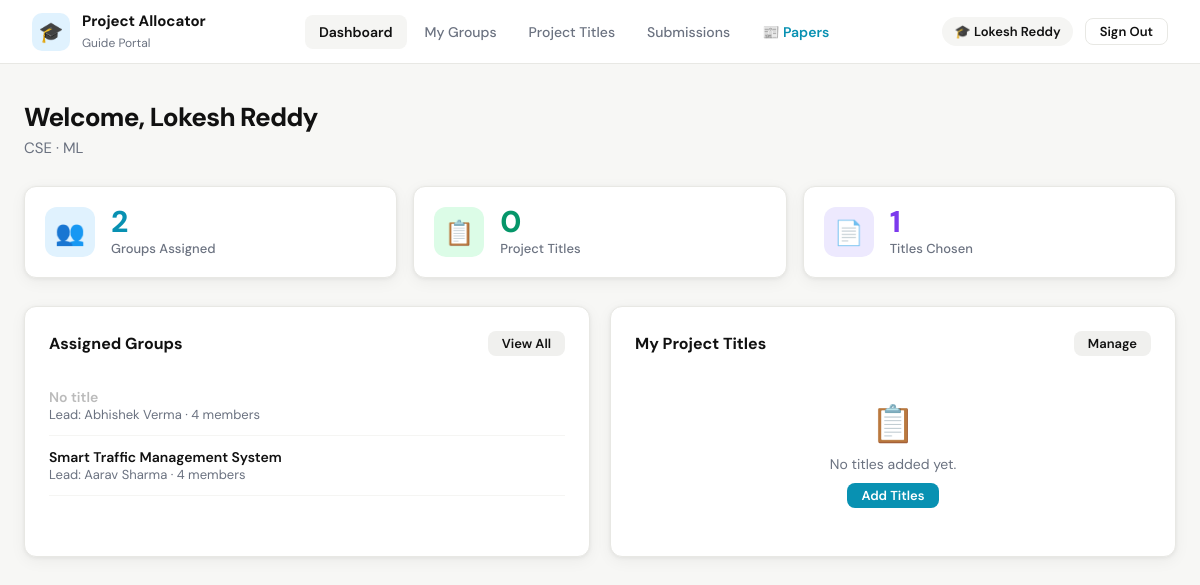
The app's page /guide/dashboard (signed in) with its own data.
### tables this page shows
CREATE TABLE guide (
            id INTEGER PRIMARY KEY AUTOINCREMENT,
            name TEXT NOT NULL,
            email TEXT UNIQUE NOT NULL,
            password TEXT NOT NULL,
            department TEXT,
            expertise TEXT,
            created_at TEXT DEFAULT CURRENT_TIMESTAMP
        );

CREATE TABLE project_group (
            id INTEGER PRIMARY KEY AUTOINCREMENT,
            team_lead_id INTEGER,
            project_title TEXT,
            guide_id INTEGER,
            created_at TEXT DEFAULT CURRENT_TIMESTAMP, title_finalized INTEGER DEFAULT 0,
            FOREIGN KEY(team_lead_id) REFERENCES student(id),
            FOREIGN KEY(guide_id) REFERENCES guide(id)
        );

CREATE TABLE student (
            id INTEGER PRIMARY KEY AUTOINCREMENT,
            name TEXT NOT NULL,
            prn TEXT UNIQUE NOT NULL,
            division TEXT,
            department TEXT,
            email TEXT UNIQUE,
            password TEXT,
            created_at TEXT DEFAULT CURRENT_TIMESTAMP
        );

### app.py (the view)
@app.route('/guide/dashboard')
@login_required('guide')
def guide_dashboard():
    conn = get_db()
    guide_id = session['user_id']
    groups = conn.execute("""
        SELECT pg.id, pg.project_title, pg.title_finalized,
               s.name as lead_name, s.prn as lead_roll,
               (SELECT COUNT(*) FROM group_member WHERE group_id=pg.id) as member_count
        FROM project_group pg
        LEFT JOIN student s ON pg.team_lead_id = s.id
        WHERE pg.guide_id=?
        ORDER BY pg.created_at DESC
    """, (guide_id,)).fetchall()
    titles = conn.execute("SELECT * FROM project_title WHERE guide_id=? ORDER BY created_at DESC", (guide_id,)).fetchall()
    guide = conn.execute("SELECT * FROM guide WHERE id=?", (guide_id,)).fetchone()
    conn.close()
    return render_template('guide/dashboard.html', groups=groups, titles=titles, guide=guide)

### app.py (called while the page is built)
def get_db():
    conn = sqlite3.connect(DB)
    conn.row_factory = sqlite3.Row
    return conn

def login_required(role):
    def decorator(f):
        @wraps(f)
        def decorated(*args, **kwargs):
            if session.get('role') != role:
                flash('Please login to continue.', 'warning')
                return redirect(url_for('login'))
            return f(*args, **kwargs)
        return decorated
    return decorator

### templates/guide/dashboard.html (shortened to what this page needs)
{% extends "base.html" %}
{% block content %}
<div class="page fade-in">
  <div class="page-header">
    <h1>Welcome, {{ guide.name }}</h1>
    <p>{{ guide.department or 'Faculty' }}{% if guide.expertise %} · {{ guide.expertise }}{% endif %}</p>
  </div>
  <div class="stats-grid" style="grid-template-columns:repeat(3,1fr);">
    <div class="stat-card">
      <div class="stat-icon" style="background:#e0f2fe">👥</div>
      <div><div class="stat-val" style="color:#0891b2">{{ groups|length }}</div><div class="stat-label">Groups Assigned</div></div>
    </div>
    <div class="stat-card">
      <div class="stat-icon" style="background:#dcfce7">📋</div>
      <div><div class="stat-val" style="color:#059669">{{ titles|length }}</div><div class="stat-label">Project Titles</div></div>
    </div>
    <div class="stat-card">
      <div class="stat-icon" style="background:#ede9fe">📄</div>
      <div><div class="stat-val" style="color:#7c3aed">{{ groups|selectattr('project_title')|list|length }}</div><div class="stat-label">Titles Chosen</div></div>
    </div>
  </div>
  <div class="grid-2">
    <div class="card">
      <div class="card-header">
        <div class="card-title">Assigned Groups</div>
        <a href="{{ url_for('guide_groups') }}" class="btn btn-secondary btn-sm">View All</a>
      </div>
      {% if groups %}
        {% for g in groups[:4] %}
        <div style="padding:12px 0;border-bottom:1px solid #f5f5f3;">
          <div style="font-weight:600;font-size:14px;">{{ g.project_title or '<span style="color:#bbb;">No title</span>'|safe }}</div>
          <div class="text-muted">Lead: {{ g.lead_name or '—' }} · {{ g.member_count }} members</div>
        </div>
        {% endfor %}
      {% else %}
        <div class="empty" style="padding:24px 0;">
          <div style="font-size:36px;margin-bottom:8px;">👥</div>
          <p>No groups assigned yet.</p>
        </div>
      {% endif %}
    </div>
    <div class="card">
      <div class="card-header">
        <div class="card-title">My Project Titles</div>
        <a href="{{ url_for('guide_titles') }}" class="btn btn-secondary btn-sm">Manage</a>
      </div>
      {% if titles %}
        {% for t in titles[:5] %}
        <div style="display:flex;align-items:center;gap:10px;padding:10px 0;border-bottom:1px solid #f5f5f3;">
          <div style="width:8px;height:8px;border-radius:50%;background:#0891b2;flex-shrink:0;"></div>
          <div style="font-size:14px;font-weight:500;">{{ t.title }}</div>
        </div>
        {% endfor %}
        {% if titles|length > 5 %}
          <div class="text-muted" style="margin-top:10px;font-size:13px;">+{{ titles|length - 5 }} more titles</div>
        {% endif %}
      {% else %}
        <div class="empty" style="padding:24px 0;">
          <div style="font-size:36px;margin-bottom:8px;">📋</div>
          <p>No titles added yet.</p>
          <a href="{{ url_for('guide_titles') }}" class="btn btn-sm btn-guide" style="margin-top:10px;">Add Titles</a>
        </div>
      {% endif %}
    </div>
  </div>
</div>
{% endblock %}

### templates/base.html (shortened to what this page needs)
<!DOCTYPE html>
<html lang="en">
<head>
</head>
<body>
{% if session.role %}
<header class="topbar">
  <a class="topbar-brand" href="{% if session.role == 'coordinator' %}{{ url_for('coord_dashboard') }}{% elif session.role == 'guide' %}{{ url_for('guide_dashboard') }}{% else %}{{ url_for('student_dashboard') }}{% endif %}">
    <div class="topbar-icon" style="background:{% if session.role == 'coordinator' %}#ede9fe{% elif session.role == 'guide' %}#e0f2fe{% else %}#dcfce7{% endif %}">
      {% if session.role == 'coordinator' %}📋{% elif session.role == 'guide' %}🎓{% else %}🎒{% endif %}
    </div>
    <div class="topbar-brand-text">
      <strong>Project Allocator</strong>
      <span>{{ session.role|capitalize }} Portal</span>
    </div>
  </a>
  <nav class="topbar-nav">
    {% if session.role == 'coordinator' %}
      <a href="{{ url_for('coord_dashboard') }}" class="{% if request.endpoint == 'coord_dashboard' %}active{% endif %}">Dashboard</a>
      <a href="{{ url_for('coord_students') }}" class="{% if request.endpoint == 'coord_students' %}active{% endif %}">Students</a>
      <a href="{{ url_for('coord_guides') }}" class="{% if request.endpoint == 'coord_guides' %}active{% endif %}">Guides</a>
      <a href="{{ url_for('coord_groups') }}" class="{% if request.endpoint == 'coord_groups' %}active{% endif %}">Groups</a>
      <a href="{{ url_for('coord_allocations') }}" class="{% if request.endpoint == 'coord_allocations' %}active{% endif %}">Allocations</a>
      <a href="{{ url_for('coord_marks') }}" class="{% if request.endpoint == 'coord_marks' %}active{% endif %}">Marks</a>
      <a href="{{ url_for('coord_papers') }}" class="{% if request.endpoint == 'coord_papers' %}active{% endif %}" style="{% if request.endpoint == 'coord_papers' %}{% else %}color:#7c3aed;font-weight:600;{% endif %}">📰 Papers</a>
    {% elif session.role == 'guide' %}
      <a href="{{ url_for('guide_dashboard') }}" class="{% if request.endpoint == 'guide_dashboard' %}active{% endif %}">Dashboard</a>
      <a href="{{ url_for('guide_groups') }}" class="{% if request.endpoint == 'guide_groups' %}active{% endif %}">My Groups</a>
      <a href="{{ url_for('guide_titles') }}" class="{% if request.endpoint == 'guide_titles' %}active{% endif %}">Project Titles</a>
      <a href="{{ url_for('guide_submissions') }}" class="{% if request.endpoint == 'guide_submissions' %}active{% endif %}">Submissions</a>
      <a href="{{ url_for('guide_papers') }}" class="{% if request.endpoint == 'guide_papers' %}active{% endif %}" style="{% if request.endpoint == 'guide_papers' %}{% else %}color:#0891b2;font-weight:600;{% endif %}">📰 Papers</a>
    {% elif session.role == 'student' %}
      <a href="{{ url_for('student_dashboard') }}" class="{% if request.endpoint == 'student_dashboard' %}active{% endif %}">My Group</a>
    {% endif %}
  </nav>
  <div class="topbar-right">
    <div class="user-pill">
      {% if session.role == 'coordinator' %}📋{% elif session.role == 'guide' %}🎓{% else %}🎒{% endif %}
      {{ session.user_name }}
    </div>
    <a href="{{ url_for('logout') }}" class="btn btn-outline btn-sm">Sign Out</a>
  </div>
</header>
{% endif %}
<main>
  {% block content %}{% endblock %}
</main>
</body>
</html>

### templates/base.html (style rules this page uses)
*, *::before, *::after { box-sizing: border-box; margin: 0; padding: 0; }
html { scroll-behavior: smooth; }
body { font-family: 'DM Sans', sans-serif; background: #f7f7f5; color: #111; min-height: 100vh; }
:root { --coord: #7c3aed; --guide: #0891b2; --student: #059669; --danger: #dc2626; --warning: #d97706; --border: #e8e8e4; --surface: #ffffff; --muted: #6b7280; --radius: 12px; --shadow: 0 1px 4px rgba(0,0,0,0.06), 0 4px 16px rgba(0,0,0,0.05); --shadow-lg: 0 8px 32px rgba(0,0,0,0.10); }
.topbar { background: #fff; border-bottom: 1px solid var(--border); height: 64px; display: flex; align-items: center; justify-content: space-between; padding: 0 32px; position: sticky; top: 0; z-index: 100; }
.topbar-brand { display: flex; align-items: center; gap: 12px; text-decoration: none; color: inherit; }
.topbar-icon { width: 38px; height: 38px; border-radius: 10px; display: flex; align-items: center; justify-content: center; font-size: 20px; flex-shrink: 0; }
.topbar-brand-text strong { font-size: 15px; font-weight: 700; display: block; }
.topbar-brand-text span { font-size: 12px; color: var(--muted); }
.topbar-nav { display: flex; align-items: center; gap: 4px; }
.topbar-nav a { padding: 8px 14px; border-radius: 8px; text-decoration: none; font-size: 14px; font-weight: 500; color: var(--muted); transition: all 0.18s; }
.topbar-nav a.active { background: #f5f5f3; color: #111; font-weight: 600; }
.topbar-right { display: flex; align-items: center; gap: 12px; }
.user-pill { display: flex; align-items: center; gap: 8px; padding: 6px 12px; background: #f5f5f3; border-radius: 20px; font-size: 13px; font-weight: 600; }
.page { max-width: 1200px; margin: 0 auto; padding: 36px 24px; }
.page-header { margin-bottom: 28px; }
.page-header h1 { font-size: 26px; font-weight: 800; letter-spacing: -0.03em; }
.page-header p { color: var(--muted); margin-top: 4px; font-size: 15px; }
.card { background: var(--surface); border: 1px solid var(--border); border-radius: var(--radius); padding: 24px; box-shadow: var(--shadow); }
.card-header { display: flex; justify-content: space-between; align-items: center; margin-bottom: 20px; }
.card-title { font-size: 16px; font-weight: 700; }
.stats-grid { display: grid; grid-template-columns: repeat(4,1fr); gap: 16px; margin-bottom: 28px; }
.stat-card { background: var(--surface); border: 1px solid var(--border); border-radius: var(--radius); padding: 20px; display: flex; align-items: center; gap: 16px; box-shadow: var(--shadow); }
.stat-icon { width: 50px; height: 50px; border-radius: 12px; display: flex; align-items: center; justify-content: center; font-size: 24px; flex-shrink: 0; }
.stat-val { font-size: 30px; font-weight: 800; letter-spacing: -0.04em; line-height: 1; }
.stat-label { font-size: 13px; color: var(--muted); margin-top: 3px; font-weight: 500; }
.grid-2 { display: grid; grid-template-columns: 1fr 1fr; gap: 20px; }
.btn { display: inline-flex; align-items: center; gap: 6px; border: none; border-radius: 8px; font-family: 'DM Sans', sans-serif; font-weight: 600; cursor: pointer; text-decoration: none; transition: all 0.18s; font-size: 14px; padding: 9px 18px; line-height: 1; white-space: nowrap; }
.btn-secondary { background: #f0f0ee; color: #111; }
.btn-outline { background: transparent; color: #111; border: 1.5px solid var(--border); }
.btn-sm { padding: 6px 14px; font-size: 13px; }
.btn-guide { background: var(--guide); color: #fff; }
.empty { text-align: center; padding: 60px 20px; color: var(--muted); }
.empty p { font-size: 14px; }
.fade-in { animation: fadeIn 0.3s ease; }
.text-muted { color: var(--muted); font-size: 13px; }

### records on screen
guide: user_name "Lokesh Reddy", name "Lokesh Reddy", department "CSE", expertise "ML"
project_group: project_title "No title", name "Abhishek Verma", member_count "4"
project_group: project_title "Smart Traffic Management System", name "Aarav Sharma", member_count "4"

### other values on screen
{{ session.role|capitalize }} "Guide"
{{ groups|length }} "2"
{{ titles|length }} "0"
{{ groups|selectattr('project_title')|list|length }} "1"
